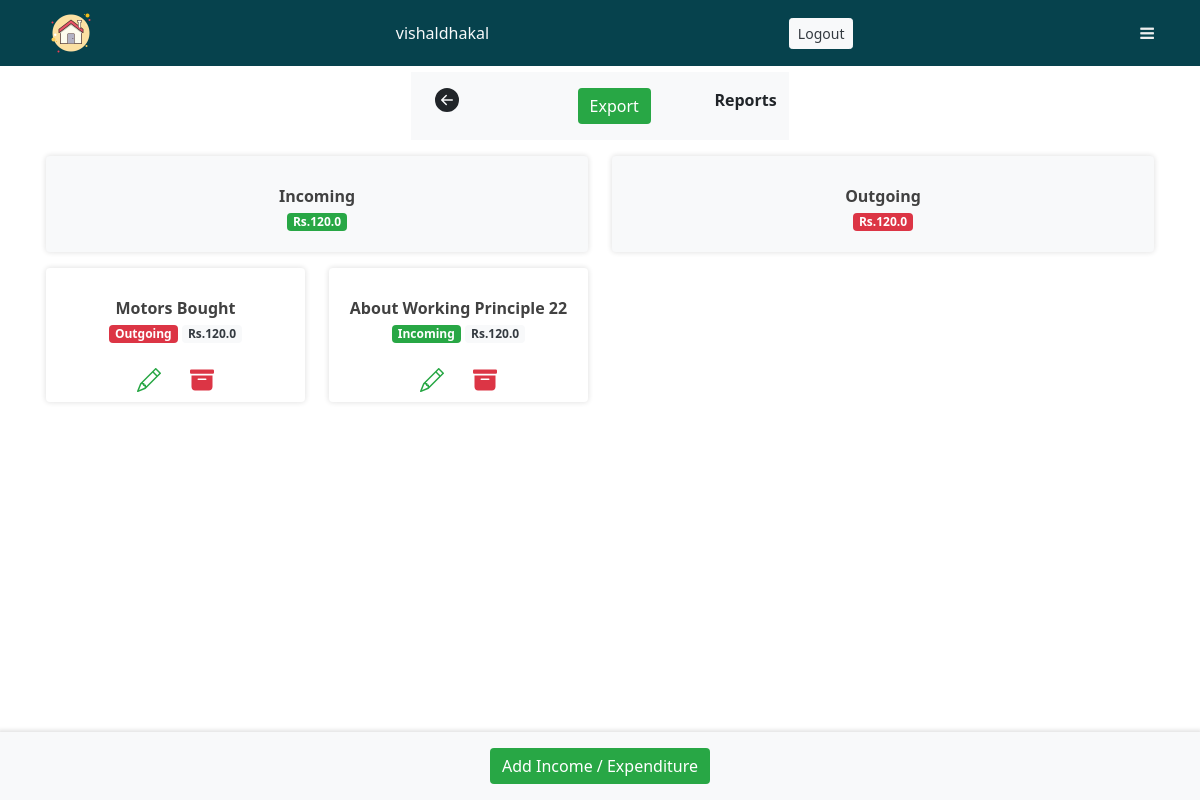
The app's page /project-single/1 (signed in), older data.
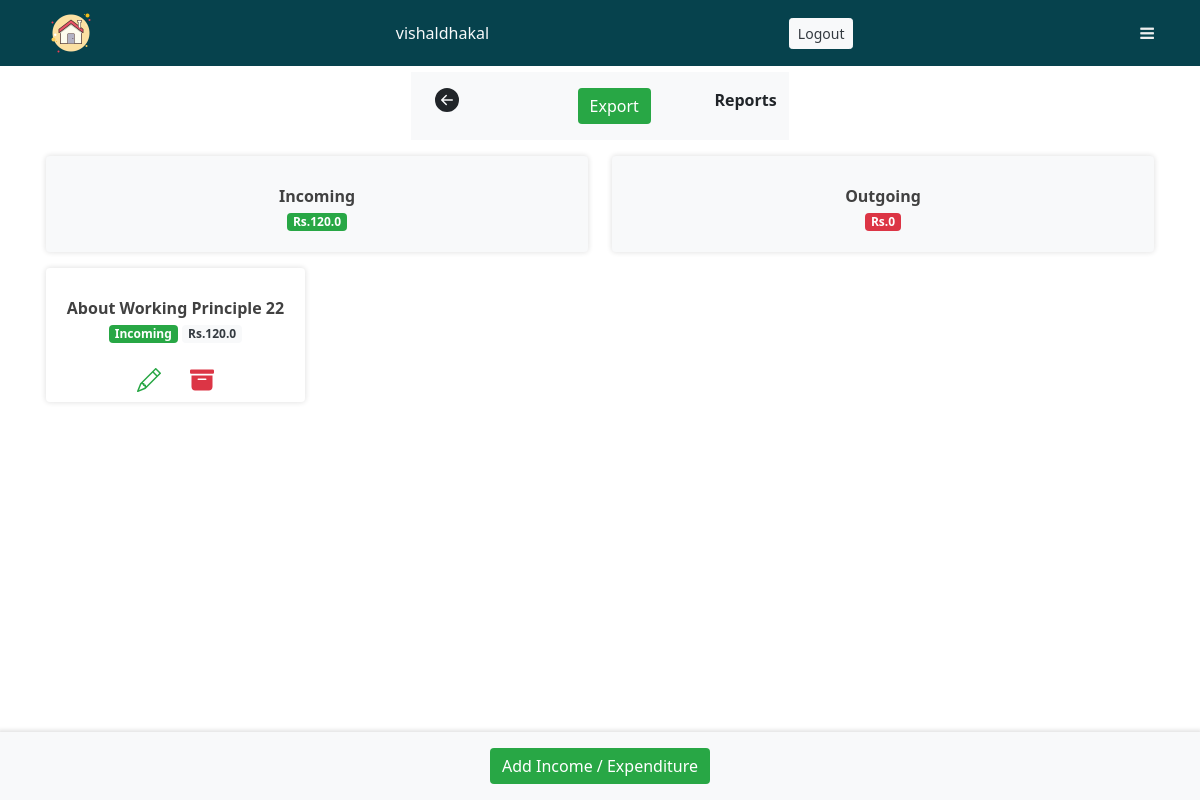
The same page, newer data.
### home/models.py (models this page shows, shortened)
class Project(models.Model):
    name = models.CharField(max_length = 500)
    members = models.ManyToManyField(User,blank=True)
    description = models.TextField()
    def calculateIncomings(self):
        reports = Report.objects.filter(Q(project=self) & Q(money_choice="Incoming"))
        tot = 0
        for rep in reports:
            tot = tot+rep.amount
        return tot
    def calculateOutgoings(self):
        reports = Report.objects.filter(Q(project=self) & Q(money_choice="Outgoing"))
        tot = 0
        for rep in reports:
            tot = tot+rep.amount
        return tot

class Report(models.Model):
    MONEY_CHOICES = [
    ('Incoming','Incoming'),
    ('Outgoing','Outgoing')
    ]
    MONEY_METHODS = [
    ('Cash','Cash'),
    ('Cheque','Cheque'),
    ('Other','Other')
    ]
    user = models.ForeignKey(User,on_delete=models.CASCADE,related_name="sdd")
    description = models.TextField()
    topic = models.CharField(max_length = 500)
    money_choice = models.CharField(max_length=200,choices=MONEY_CHOICES)
    project = models.ForeignKey(Project,on_delete=models.CASCADE,related_name="sd",blank=True)
    amount = models.FloatField(default=0)
    money_method = models.CharField(max_length=200,choices=MONEY_METHODS,default="Cash")

### home/views.py (the view)
# urls.py: path('project-single/<int:id>',views.project_single,name="project_single"),
def project_single(request,id):
    proj = Project.objects.get(id=id)
    reports = Report.objects.filter(project=proj)
    referer = str(request.META.get('HTTP_REFERER'))
    ctx = {
        'reports':reports,
        'project':proj,
        'back_page':referer
    }
    return render(request, 'project_single.html',ctx)

### templates/project_single.html (shortened to what this page needs)
{% extends 'base.html' %}
{% block body %}
<div class="container mt-5 pt-4">
    <div class="row row-cols-1 row-cols-sm-3 mb-2">
        <div class="col"></div>
        <div class="col">
            <div class="row row-cols-3 bg-light py-2 font-weight-bold ">
                <div class="col text-left">
                    <a href="{% url 'overview' %}" class="btn no-border2">
                    </a>
                </div>
                <div class="col text-right py-2">
                    <a href="{% url 'export_csv' project.id %}" class="btn btn-success no-border2">Export</a>
                </div>
                <div class="col text-right py-2">
                    <strong>Reports</strong>
                </div>
            </div>
        </div>
        <div class="col"></div>
    </div>
    <div class="row row-cols-2 row-cols-md-2">
        <div class="col text">
            <div class="my-2 btnlink myRipple" ripple-color='red'>
                <div class=" bg-light cont p-1 myshad rounded text-center">
                    <br>
                    <b>Incoming</b>
                    <p>
                        <span class="badge bg-success">Rs.{{project.calculateIncomings}}</span>
                    </p>
                </div>
            </div>
        </div>
        <div class="col">
            <div class="my-2 btnlink myRipple" ripple-color='red'>
                <div class="bg-light cont p-1 myshad rounded text-center">
                    <br>
                    <b>Outgoing</b>
                    <p>
                        <span class="badge bg-danger">Rs.{{project.calculateOutgoings}}</span>
                    </p>
                </div>
            </div>
        </div>
    </div>
    <div class="row row-cols-1 row-cols-md-4">
        {% for rep in reports %}
        <div class="col my-2">
            <a href="{% url 'report_single' rep.id %}" class="my-2 btnlink myRipple" ripple-color='red'>
                <div class="cont p-1 myshad rounded text-center">
                    <br>
                    <b>{{rep.topic}}</b>
                    <p>
                        <span class="badge {% if rep.money_choice == 'Incoming' %} bg-success {% else %} bg-danger {% endif %}">{{rep.money_choice}}</span>
                        <span class="badge bg-light text-dark">Rs.{{rep.amount}}</span>
                    </p>
                    {% if request.user.is_staff %}
                    <a href="{% url 'edit_report' rep.id %}" class="btn no-border2">
                    </a>
                    <button type="button" class="btn no-border2" data-toggle="modal" data-target="#exampleModal">
                    </button>
                    {% endif %}
                </div>
            </a>
        </div>
        {% endfor %}
    </div>
</div>
<div class="conatiner bg-light p-3 myb">
    <div class="row row-cols-1 text-center">
        <div class="col">
            {% if request.user.is_staff %}
            <a href="#" class="btn btn-success no-border2" data-toggle="modal" data-target="#exampleModal">Add Income / Expenditure</a>
            {% else %}
            <span class="font-weight-bold text-danger">You are not admin !</span>
            {% endif %}
        </div>
    </div>
</div>
<div class="py-5">
</div>
{% endblock %}

Row changes from the older to the newer data that the page shows:
removed Report: topic "Motors Bought", money_choice "Outgoing", amount "120.0"
computed for Project: calculateOutgoings "120.0" → "0"
